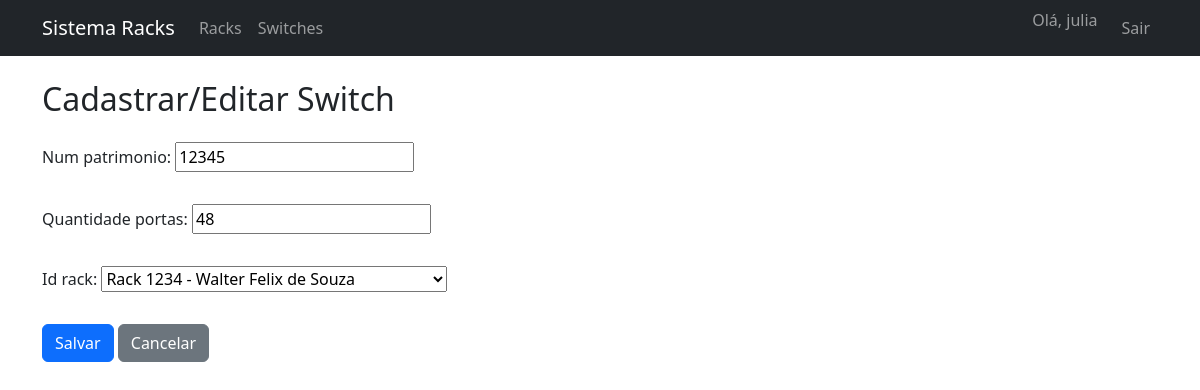
Screenshot of /inventario/switches/1/editar/ (signed in) with the database file from the repository.
### inventario/models.py (models this page shows, shortened)
class Switch(models.Model):
    id = models.AutoField(primary_key=True)
    num_patrimonio = models.CharField(max_length=50, unique=True)
    quantidade_portas = models.IntegerField()
    id_rack = models.ForeignKey(Rack, on_delete=models.CASCADE, related_name="switches")

class Rack(models.Model):
    id = models.AutoField(primary_key=True)
    num_patrimonio = models.CharField(max_length=50, unique=True)
    capacidade_u = models.IntegerField()
    sala = models.CharField(max_length=100)
    id_bloco = models.ForeignKey(Bloco, on_delete=models.CASCADE, related_name="racks")
    def __str__(self):
        return f"Rack {self.num_patrimonio} - {self.id_bloco.nome_bloco}"

### inventario/views.py (the view)
# urls.py: path("switches/<int:pk>/editar/", views.switch_update, name="switch_update"),
@login_required
@registrar_historico("Edição de Switch", "Switch")
def switch_update(request, pk):
    switch = get_object_or_404(Switch, pk=pk)
    if request.method == "POST":
        form = SwitchForm(request.POST, instance=switch)
        if form.is_valid():
            form.save()
            return redirect("switch_list")
    else:
        form = SwitchForm(instance=switch)
    return render(request, "switch_form.html", {"form": form})

### inventario/forms.py
class SwitchForm(forms.ModelForm):
    class Meta:
        model = Switch
        fields = ["id", "num_patrimonio", "quantidade_portas", "id_rack"]

### inventario/utils.py (called while the page is built, shortened)
def registrar_historico(acao, modelo=None):
    def decorator(view_func):
        @wraps(view_func)
        def _wrapped_view(request, *args, **kwargs):
            response = view_func(request, *args, **kwargs)
            return response
        return _wrapped_view
    return decorator

### templates/switch_form.html (shortened to what this page needs)
{% extends "base.html" %}
{% block content %}
<h2 class="mb-4">Cadastrar/Editar Switch</h2>
<form method="post" class="row g-3">
    {{ form.as_p }}
    <div class="col-12">
        <button type="submit" class="btn btn-primary">Salvar</button>
        <a href="{% url 'switch_list' %}" class="btn btn-secondary">Cancelar</a>
    </div>
</form>
{% endblock %}

### templates/base.html (shortened to what this page needs)
<!DOCTYPE html>
<html lang="pt-br">
<head>
    <link href="https://cdn.jsdelivr.net/npm/bootstrap@5.3.0/dist/css/bootstrap.min.css" rel="stylesheet">
</head>
<body>
    <nav class="navbar navbar-expand-lg navbar-dark bg-dark mb-4">
        <div class="container">
            <a class="navbar-brand" href="{% url 'home' %}">Sistema Racks</a>
            <div class="collapse navbar-collapse">
                <ul class="navbar-nav me-auto">
                    <li class="nav-item"><a class="nav-link" href="{% url 'rack_list' %}">Racks</a></li>
                    <li class="nav-item"><a class="nav-link" href="{% url 'switch_list' %}">Switches</a></li>
                </ul>
                <ul class="navbar-nav">
                    {% if user.is_authenticated %}
                        <li class="nav-item"><span class="navbar-text me-3">Olá, {{ user.username }}</span></li>
                        <li class="nav-item"><a class="nav-link" href="{% url 'logout' %}">Sair</a></li>
                    {% else %}
                        <li class="nav-item"><a class="nav-link" href="{% url 'login' %}">Entrar</a></li>
                    {% endif %}
                </ul>
            </div>
        </div>
    </nav>
    <div class="container">
        {% block content %}{% endblock %}
    </div>
</body>
</html>

### rows the page displays
Switch: num_patrimonio "12345", quantidade_portas "48", id_rack "Rack 1234 - Walter Felix de Souza"

### other values shown
{{ user.username }} "julia"
